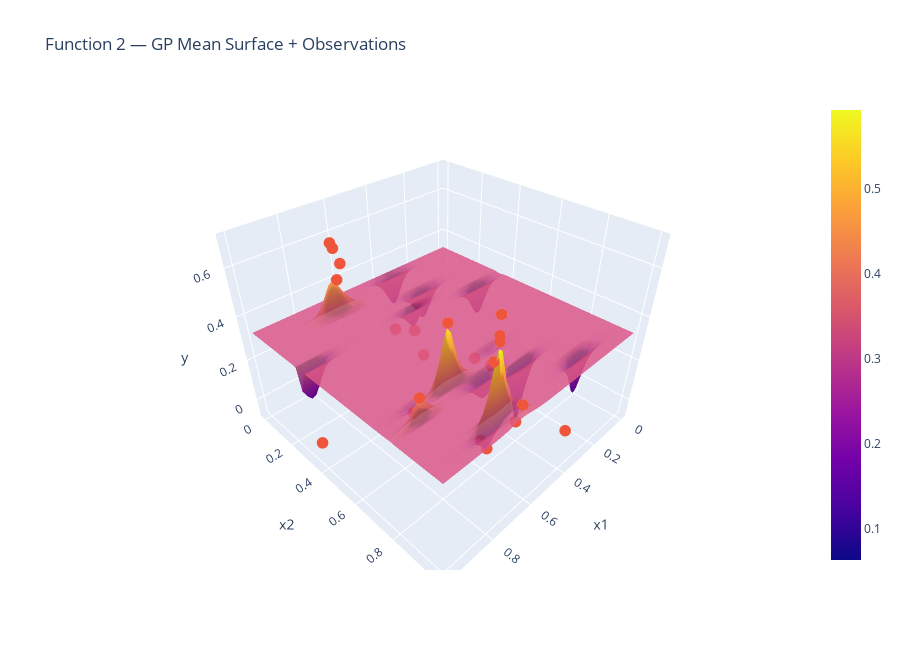

Source (notebook cell):
### Code cell
# Make a grid in [0,1]x[0,1]
n_grid = 60
gx = np.linspace(0, 1, n_grid)
gy = np.linspace(0, 1, n_grid)
XX, YY = np.meshgrid(gx, gy)
grid = np.column_stack([XX.ravel(), YY.ravel()])

# GP mean on grid (assumes you already fit gp)
mu = gp.predict(grid).reshape(n_grid, n_grid)

fig = go.Figure()

# Surface = GP posterior mean
fig.add_trace(go.Surface(x=XX, y=YY, z=mu, opacity=0.85))

# Scatter = observed points
fig.add_trace(go.Scatter3d(
    x=X[:,0], y=X[:,1], z=np.ravel(y),
    mode="markers",
    marker=dict(size=4),
    name="observations"
))

fig.update_layout(
    title="Function 2 — GP Mean Surface + Observations",
    scene=dict(xaxis_title="x1", yaxis_title="x2", zaxis_title="y"),
    height=650
)

fig.show()

### Figure 1 — Plotly figure (JSON) as saved in the notebook; plotly's stock layout.template omitted (floating-point values rounded to 4 significant figures; data arrays with more than 128 entries replaced by an {"elided": "..."} marker saying what was removed)
{"data": [{"opacity": 0.85, "type": "surface", "x": {"elided": "60x60 float values"}, "y": {"elided": "60x60 float values"}, "z": {"elided": "60x60 float values"}}, {"marker": {"size": 4}, "mode": "markers", "name": "observations", "type": "scatter3d", "x": [0.6658, 0.8778, 0.1427, 0.8453, 0.4546, 0.5777, 0.4382, 0.3417, 0.3386, 0.7026, 0.431, 0.9616, 0.2525, 0.7049, 0.7587, 0.7245, 0.708, 0.6997, 0.6909, 0.6893, 0.6793, 0.6539, 0.706], "y": [0.124, 0.7786, 0.349, 0.7111, 0.2905, 0.772, 0.685, 0.0287, 0.2139, 0.9266, 0.8144, 0.3114, 0.9266, 0.9266, 0.948, 0.9269, 0.7276, 0.9255, 0.1258, 0.1084, 0.11, 0.9914, 0.9272], "z": [0.539, 0.4206, -0.06562, 0.294, 0.215, 0.02311, 0.2446, 0.03875, -0.01386, 0.6112, 0.04466, -0.04703, -0.0486, 0.633, 0.2456, 0.5528, 0.5818, 0.4865, 0.611, 0.6256, 0.4697, 0.3864, 0.7041]}], "layout": {"height": 650, "scene": {"xaxis": {"title": {"text": "x1"}}, "yaxis": {"title": {"text": "x2"}}, "zaxis": {"title": {"text": "y"}}}, "title": {"text": "Function 2 — GP Mean Surface + Observations"}}}
